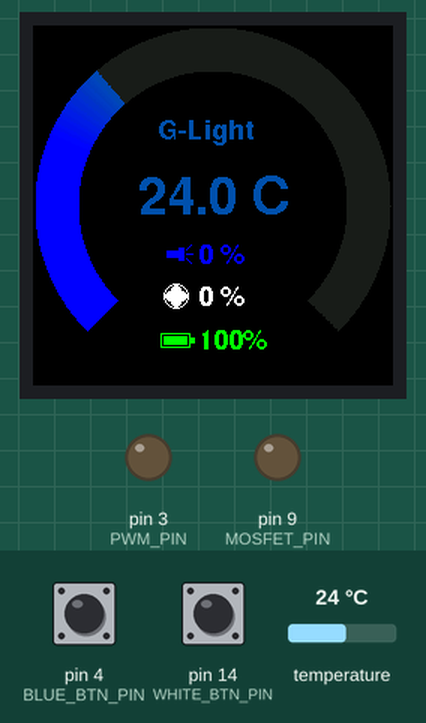
Recording of a program running on a simulated Arduino Nano, built with avr-gcc and run on an emulated ATmega328P. Shown: 240×240 colour display, output pins drawn as LEDs (lit = HIGH). The test bench sets the inputs (shaded band); at power-on: pin 14 (WHITE_BTN_PIN) LOW, temperature 24 °C, pin 4 (BLUE_BTN_PIN) HIGH.

Above: at 6.5 s.
6.6 s: pin 14 (WHITE_BTN_PIN) pulled HIGH for 3.2 s
At 10.2 s:
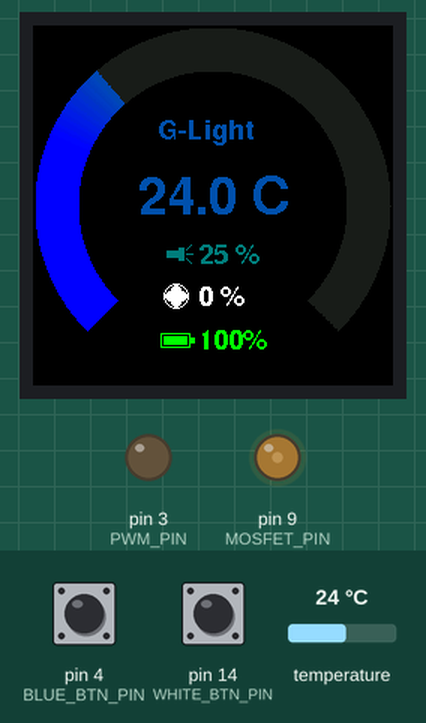
11.3 s: temperature set to 28 °C
At 13.7 s:
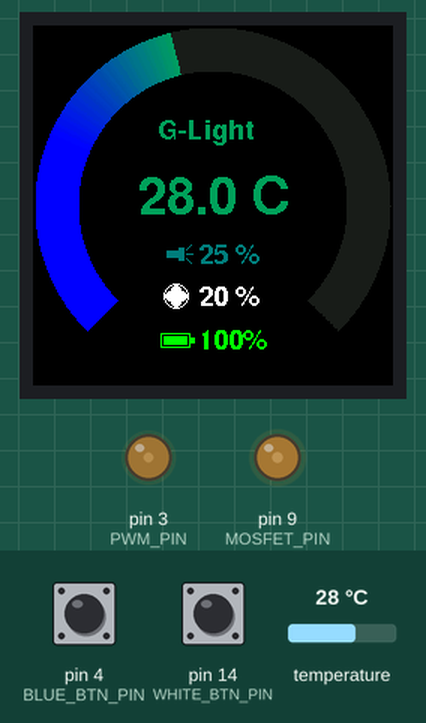
14.0 s: temperature set to 33 °C
At 15.0 s:
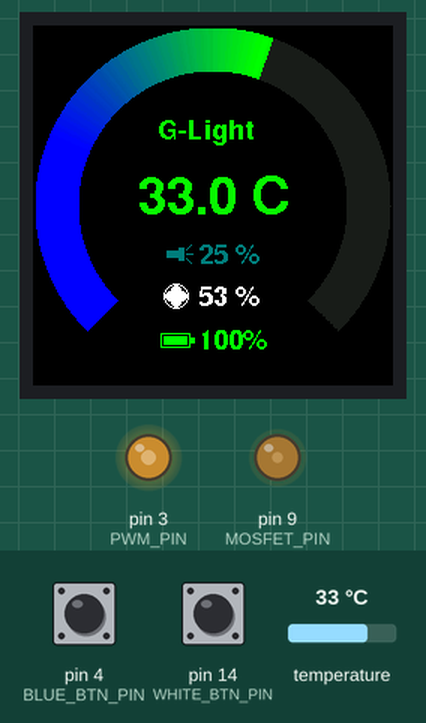
16.1 s: pin 4 (BLUE_BTN_PIN) pulled LOW for 0.15 s
At 18.3 s:
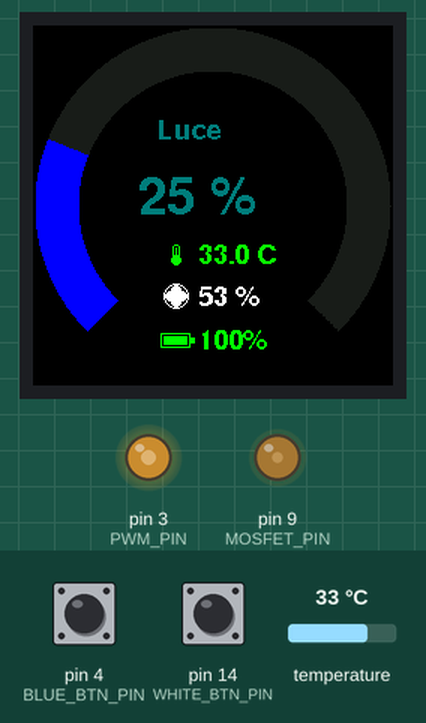
18.6 s: pin 14 (WHITE_BTN_PIN) pulled HIGH for 0.15 s
At 19.9 s:
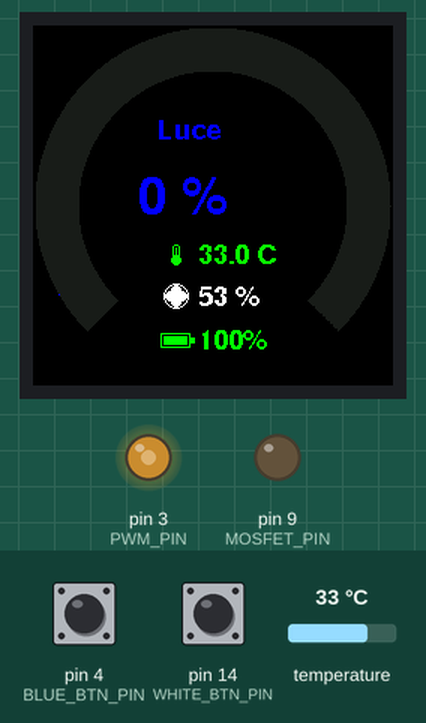
20.9 s: temperature set to 41 °C
At 22.0 s:
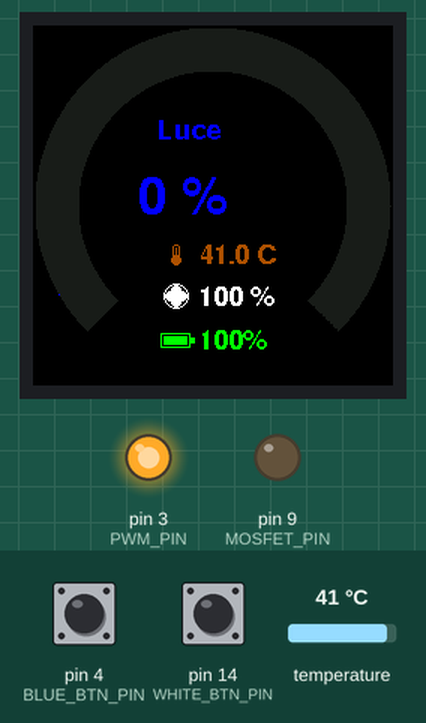
Timing chart, 0 to 23.9 s (numbered marks = the images above; inputs shaded):
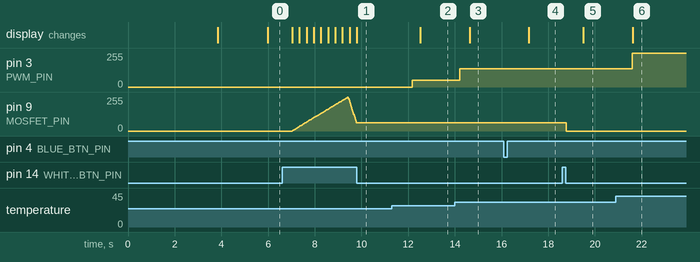

Measured:
- after the input at 6.6 s, pin 9 (MOSFET_PIN): rises from 0/255 to 255/255 in 2.4 s, then falls to 63/255 in 0.36 s; the display: first changes after 0.44 s (image 1 shows a later state)
- after the input at 11.3 s, pin 3 (PWM_PIN): 0/255 → 51/255 after 0.88 s; the display: changes after 1.2 s (image 2)
- after the input at 14.0 s, pin 3 (PWM_PIN): 51/255 → 136/255 after 0.22 s; the display: changes after 0.63 s (image 3)
- after the input at 16.1 s, the display: changes after 1.1 s (image 4)
- after the input at 18.6 s, pin 9 (MOSFET_PIN): 63/255 → 0/255 after 0.17 s; the display: changes after 0.90 s (image 5)
- after the input at 20.9 s, pin 3 (PWM_PIN): 136/255 → 255/255 after 0.70 s; the display: changes after 0.71 s (image 6)

The program:

main.cpp
```cpp
#include <Arduino.h>
#include <SPI.h>
#include <Adafruit_GFX.h>
#include <Adafruit_GC9A01A.h>
#include <OneWire.h>
#include <DallasTemperature.h>
#include <Fonts/FreeSansBold18pt7b.h>
#include <Fonts/FreeSansBold9pt7b.h>

// Definizione base dei colori
#define GC9A01A_BLACK   0x0000
#define GC9A01A_WHITE   0xFFFF
#define GC9A01A_RED     0xF800
#define GC9A01A_CYAN    0x07FF
#define GC9A01A_GREEN   0x07E0
#define GC9A01A_BLUE    0x001F

// Pin del display GC9A01 per Arduino collegato con SPI bus Hardware
#define TFT_SCL  13 // SCK / SCL
#define TFT_SDA  11 // MOSI / SDA / DIN
#define TFT_CS    7 // CS (Chip Select)
#define TFT_DC    6 // DC (Data/Command)
#define TFT_RST   5 // RES / RST (Reset)
// Pin TFT_BL rimosso in quanto non utilizzato

// Pin del sensore di temperatura e della ventola
#define TEMP_SENSOR_PIN 2
#define PWM_PIN 3

// Pin per il controllo del mosfet e pulsanti
#define WHITE_BTN_PIN 14 // Pin digitale equivalente ad A0
#define BLUE_BTN_PIN 4   // Pulsante su D4 (retroilluminazione rimossa)
#define MOSFET_PIN 9     // Pin PWM per Arduino Nano

// Variabili per la gestione del led
int ledBrightness = 0;
int ledPct = 0;
bool ledState = false;
bool lastWhiteBtnState = false; // "false" significa NON premuto
bool lastBlueBtnState = HIGH;
unsigned long whiteBtnPressTime = 0;
bool whiteBtnHandledLong = false;
int dimDirection = 1;
unsigned long lastDebounceTimeWhite = 0;

// Variabili per l'interfaccia
bool isLedScreen = false;
bool forceScreenUpdate = false;

// Sensore temperatura non bloccante
unsigned long lastTempRequest = 0;
float currentTemp = 0.0;

// Inizializzazione display usando Hardware SPI
Adafruit_GC9A01A display = Adafruit_GC9A01A(TFT_CS, TFT_DC, TFT_RST);

// Inizializzazione del sensore di temperatura
OneWire oneWire(TEMP_SENSOR_PIN);
DallasTemperature tempSensor(&oneWire);

const int ARC_START = 135;
const int ARC_END = 405;
int prev_angle = 135;

char oldTempStr[15] = "";
char oldFanStr[15] = "";
char oldLedStr[15] = "";
char oldBattStr[15] = "";
uint16_t oldTitleColor = 0xFFFF;

// --- COORDINATE DI POSIZIONAMENTO MANUALE ---
// X: posizione orizzontale (da 0 a 240, da sinistra a destra)
// Y: posizione verticale (da 0 a 240, dall'alto al basso)
// I font disegnano PARTENDO dal basso della lettera (la Y è la base/linea di base del testo)

int glight_X = 83;
int glight_Y = 75;

int main_val_X = 70;
int main_val_Y = 125;

int sub1_text_X = 110;
int sub1_text_Y = 158;
int sub1_icon_X = 95;
int sub1_icon_Y = 152;

int fan_text_X = 110;
int fan_text_Y = 186;
int fan_icon_X = 95;
int fan_icon_Y = 180;

int batt_text_X = 110;
int batt_text_Y = 215;
int batt_icon_X = 85;
int batt_icon_Y = 210;

// Calcola un gradiente di colore da Blu a Verde a Rosso in base al nuovo range (0-60 gradi)
uint16_t getTempColor(float temp) {
  uint8_t r = 0, g = 0, b = 0;
  // Freddo < 20C (tutto blu)
  if (temp <= 20.0) {
    b = 255;
  // Caldo > 45C (tutto rosso)
  } else if (temp >= 45.0) {
    r = 255;
  // Da Blu a Verde (20C - 32.5C)
  } else if (temp < 32.5) {
    float t = (temp - 20.0) / 12.5;
    g = 255 * t;
    b = 255 * (1.0 - t);
  // Da Verde a Rosso (32.5C - 45C)
  } else {
    float t = (temp - 32.5) / 12.5;
    r = 255 * t;
    g = 255 * (1.0 - t);
  }
  return display.color565(r, g, b);
}

// Calcola un gradiente di colore da Blu a Verde a Rosso in base alla percentuale
uint16_t getLedColor(int pct) {
  uint8_t r = 0, g = 0, b = 0;
  if (pct == 0) {
    b = 255;
  } else if (pct <= 50) {
    float t = pct / 50.0;
    g = 255 * t;
    b = 255 * (1.0 - t);
  } else {
    float t = (pct - 50) / 50.0;
    r = 255 * t;
    g = 255 * (1.0 - t);
  }
  return display.color565(r, g, b);
}

void drawFanIcon(int x, int y, uint16_t color) {
  display.fillCircle(x, y, 1, color);
  display.fillCircle(x, y - 4, 3, color);
  display.fillCircle(x, y + 4, 3, color);
  display.fillCircle(x - 4, y, 3, color);
  display.fillCircle(x + 4, y, 3, color);
  display.drawCircle(x, y, 8, color);
}

void drawTorchIcon(int x, int y, uint16_t color) {
  // Corpo della torcia
  display.fillRect(x - 6, y - 2, 8, 5, color);
  // Testa della torcia
  display.fillRect(x + 2, y - 4, 4, 9, color);
  // Raggi di luce
  display.drawLine(x + 7, y, x + 11, y, color);
  display.drawLine(x + 7, y - 3, x + 10, y - 6, color);
  display.drawLine(x + 7, y + 3, x + 10, y + 6, color);
}

void drawThermometerIcon(int x, int y, uint16_t color) {
  display.fillCircle(x, y + 4, 3, color);               // Bulbo
  display.drawRoundRect(x - 2, y - 6, 5, 10, 2, color); // Corpo
  display.drawLine(x, y - 4, x, y + 2, color);          // Linea interna
}

void drawBatteryIcon(int x, int y, uint16_t color) {
  display.drawRect(x, y - 5, 20, 10, color);
  display.fillRect(x + 20, y - 2, 3, 4, color);
  display.fillRect(x + 2, y - 3, 16, 6, color);
}

void updateArc(int new_angle, bool isLedMode) {
  uint16_t track_color = display.color565(30, 30, 30);

  if (new_angle > prev_angle) {
    for (float i = prev_angle; i <= new_angle; i += 0.2) {
      uint16_t color;
      if (isLedMode) {
        float ledVal = map((int)i, ARC_START, ARC_END, 0, 100);
        color = getLedColor((int)ledVal);
      } else {
        float tempVal = map((int)i, ARC_START, ARC_END, 100, 500) / 10.0;
        color = getTempColor(tempVal);
      }
      float rad = i * 0.0174533;
      float cos_val = cos(rad);
      float sin_val = sin(rad);
      for (int r = 90; r <= 118; r++) {
        display.drawPixel(120 + r * cos_val, 120 + r * sin_val, color);
      }
    }
  } else if (new_angle < prev_angle) {
    for (float i = prev_angle; i >= new_angle; i -= 0.2) {
      float rad = i * 0.0174533;
      float cos_val = cos(rad);
      float sin_val = sin(rad);
      for (int r = 90; r <= 118; r++) {
        display.drawPixel(120 + r * cos_val, 120 + r * sin_val, track_color);
      }
    }
  }
  prev_angle = new_angle;
}

void printTextNoFlicker(const char* newText, const char* oldText, int x, int y, const GFXfont* font, uint16_t color) {
  display.setFont(font);
  int16_t x1, y1;
  uint16_t w, h;

  if (oldText[0] != '\0') {
    display.getTextBounds(oldText, x, y, &x1, &y1, &w, &h);
    display.fillRect(x1, y1, w + 2, h + 2, GC9A01A_BLACK);
  }

  display.setCursor(x, y);
  display.setTextColor(color);
  display.print(newText);
}

void setup() {
  // Inizializzazione pulsanti e mosfet
  // Rimuoviamo il PULLUP dal tasto bianco visto che funziona in modo invertito (forse hai una resistenza di pull-down?)
  pinMode(WHITE_BTN_PIN, INPUT);
  pinMode(BLUE_BTN_PIN, INPUT_PULLUP);
  pinMode(MOSFET_PIN, OUTPUT);
  analogWrite(MOSFET_PIN, 0);

  display.begin();
  display.setRotation(0);
  display.fillScreen(GC9A01A_BLACK);

  tempSensor.begin();
  tempSensor.setWaitForConversion(true);
  tempSensor.requestTemperatures();
  currentTemp = tempSensor.getTempCByIndex(0);
  if (currentTemp == DEVICE_DISCONNECTED_C || currentTemp == 85.0) currentTemp = 25.0; // fallback safe
  tempSensor.setWaitForConversion(false);
  tempSensor.requestTemperatures();
  lastTempRequest = millis();

  pinMode(PWM_PIN, OUTPUT);
  TCCR2B = (TCCR2B & 0b11111000) | 0x01;

  display.setFont(&FreeSansBold18pt7b);
  display.setTextColor(GC9A01A_CYAN);

  const char* bootTitle = "G-Light";
  int16_t xB, yB;
  uint16_t wB, hB;
  display.getTextBounds(bootTitle, 0, 0, &xB, &yB, &wB, &hB);
  display.setCursor(120 - (wB / 2), 125);
  display.print(bootTitle);

  uint16_t track_color = display.color565(30, 30, 30);
  for (float i = ARC_START; i <= ARC_END; i += 0.2) {
    float rad = i * 0.0174533;
    float cos_val = cos(rad);
    float sin_val = sin(rad);
    for (int r = 90; r <= 118; r++) {
      display.drawPixel(120 + r * cos_val, 120 + r * sin_val, track_color);
    }
  }
  prev_angle = ARC_START;

  delay(1000);

  display.fillCircle(120, 120, 88, GC9A01A_BLACK);
}

void updateDisplay(float tempC, int fanPwm) {
  if (forceScreenUpdate) {
    display.fillCircle(120, 120, 88, GC9A01A_BLACK);
    oldTempStr[0] = '\0';
    oldLedStr[0] = '\0';
    oldFanStr[0] = '\0';
    oldBattStr[0] = '\0';
    oldTitleColor = 0xFFFF;
    forceScreenUpdate = false;
  }

  uint16_t primaryColor;
  int target_angle;
  char mainStr[15];
  char sub1Str[15];

  int displayLedPct = ledState ? ledPct : 0;

  if (isLedScreen) {
    target_angle = map(displayLedPct, 0, 100, ARC_START, ARC_END);
    primaryColor = getLedColor(displayLedPct);
    sprintf(mainStr, "%d %%", displayLedPct);
    dtostrf(tempC, 4, 1, sub1Str);
    strcat(sub1Str, " C");
  } else {
    target_angle = map(tempC * 10, 100, 500, ARC_START, ARC_END);
    primaryColor = getTempColor(tempC);
    dtostrf(tempC, 4, 1, mainStr);
    strcat(mainStr, " C");
    sprintf(sub1Str, "%d %%", displayLedPct);
  }
  target_angle = constrain(target_angle, ARC_START, ARC_END);

  if (primaryColor != oldTitleColor) {
    printTextNoFlicker(isLedScreen ? "Luce" : "G-Light", "", glight_X, glight_Y, &FreeSansBold9pt7b, primaryColor);
    oldTitleColor = primaryColor;
  }

  if (strcmp(mainStr, oldTempStr) != 0) { // Uso oldTempStr come buffer del valore principale
    printTextNoFlicker(mainStr, oldTempStr, main_val_X, main_val_Y, &FreeSansBold18pt7b, primaryColor);
    strcpy(oldTempStr, mainStr);
  }

  if (strcmp(sub1Str, oldLedStr) != 0) { // Uso oldLedStr come buffer del sub1
    uint16_t sub1Color = isLedScreen ? getTempColor(tempC) : getLedColor(displayLedPct);
    printTextNoFlicker(sub1Str, oldLedStr, sub1_text_X, sub1_text_Y, &FreeSansBold9pt7b, sub1Color);

    display.fillRect(sub1_icon_X - 12, sub1_icon_Y - 12, 24, 24, GC9A01A_BLACK);
    if (isLedScreen) {
      drawThermometerIcon(sub1_icon_X, sub1_icon_Y, sub1Color);
    } else {
      drawTorchIcon(sub1_icon_X, sub1_icon_Y, sub1Color);
    }
    strcpy(oldLedStr, sub1Str);
  }

  char fanStr[15];
  int fanPct = (fanPwm * 100) / 255;
  sprintf(fanStr, "%d %%", fanPct);

  if (strcmp(fanStr, oldFanStr) != 0) {
    printTextNoFlicker(fanStr, oldFanStr, fan_text_X, fan_text_Y, &FreeSansBold9pt7b, GC9A01A_WHITE);

    display.fillRect(fan_icon_X - 12, fan_icon_Y - 12, 24, 24, GC9A01A_BLACK);
    drawFanIcon(fan_icon_X, fan_icon_Y, GC9A01A_WHITE);

    strcpy(oldFanStr, fanStr);
  }

  char battStr[15] = "100%";
  if (strcmp(battStr, oldBattStr) != 0) {
    printTextNoFlicker(battStr, oldBattStr, batt_text_X, batt_text_Y, &FreeSansBold9pt7b, GC9A01A_GREEN);

    display.fillRect(batt_icon_X - 2, batt_icon_Y - 7, 30, 16, GC9A01A_BLACK);
    drawBatteryIcon(batt_icon_X, batt_icon_Y, GC9A01A_GREEN);

    strcpy(oldBattStr, battStr);
  }

  if (target_angle != prev_angle) {
    updateArc(target_angle, isLedScreen);
  }
}

void loop() {
  // --- Gestione Tasto Bianco (Corto: On/Off, Lungo: Dimmer) ---
  // Invertito il controllo: adesso assume che schiacciando dia HIGH
  bool readingWhite = (digitalRead(WHITE_BTN_PIN) == HIGH);

  if (readingWhite && !lastWhiteBtnState) {
    // Fronte di salita (appena premuto)
    whiteBtnPressTime = millis();
    whiteBtnHandledLong = false;
  }

  if (readingWhite && lastWhiteBtnState) {
    // Mantenimento (tenendo premuto)
    if (millis() - whiteBtnPressTime > 400) { // Dopo 400ms inizia a dimmerare
      whiteBtnHandledLong = true;
      ledState = true;
      if (millis() - lastDebounceTimeWhite > 15) { // Velocità dimmeraggio
        ledPct += dimDirection;
        if (ledPct >= 100) {
          ledPct = 100;
          dimDirection = -5; // Inverti verso il basso
        } else if (ledPct <= 0) {
          ledPct = 0;
          dimDirection = 5; // Inverti verso l'alto
        }
        ledBrightness = (ledPct * 255) / 100; // Calcolo lineare
        analogWrite(MOSFET_PIN, ledBrightness);
        lastDebounceTimeWhite = millis();
      }
    }
  }

  if (!readingWhite && lastWhiteBtnState) {
    // Fronte di discesa (rilasciato)
    if (!whiteBtnHandledLong && (millis() - whiteBtnPressTime > 50)) {
      // È stato un click corto
      ledState = !ledState;
      if (ledState && ledPct == 0) {
        ledPct = 100;
      }
      ledBrightness = ledState ? ((ledPct * 255) / 100) : 0;
      analogWrite(MOSFET_PIN, ledBrightness);
      if (!ledState) {
        // Se spegniamo e riaccendiamo, la direzione del dimmer parte dall'alto in basso o da dove era?
        // Non critico, lasciamola dov'era.
      }
    }
  }
  lastWhiteBtnState = readingWhite;

  // --- Gestione Tasto Blu (Cambia Schermata) ---
  bool readingBlue = digitalRead(BLUE_BTN_PIN);
  if (readingBlue != lastBlueBtnState) {
    if (readingBlue == LOW) { // Premuto
      isLedScreen = !isLedScreen;
      forceScreenUpdate = true;
    }
    delay(50); // Debounce brutale per il blu
  }
  lastBlueBtnState = readingBlue;

  // --- Gestione Sensore e Ventola ---
  if (millis() - lastTempRequest > 1000) { // Timeout un po' più lungo per sicurezze hw
    float temp = tempSensor.getTempCByIndex(0);
    if (temp != DEVICE_DISCONNECTED_C && temp != 85.0 && temp > -50.0) {
      currentTemp = temp;
    }
    // Avvia la successiva lettura in modo asincrono
    tempSensor.setWaitForConversion(false);
    tempSensor.requestTemperatures();
    lastTempRequest = millis();
  }

  int fanSpeed = map(currentTemp, 25, 40, 0, 255);
  fanSpeed = constrain(fanSpeed, 0, 255);
  analogWrite(PWM_PIN, fanSpeed);

  updateDisplay(currentTemp, fanSpeed);

  delay(20); // Delay abbassato per permettere un dimmer fluido
}
```
